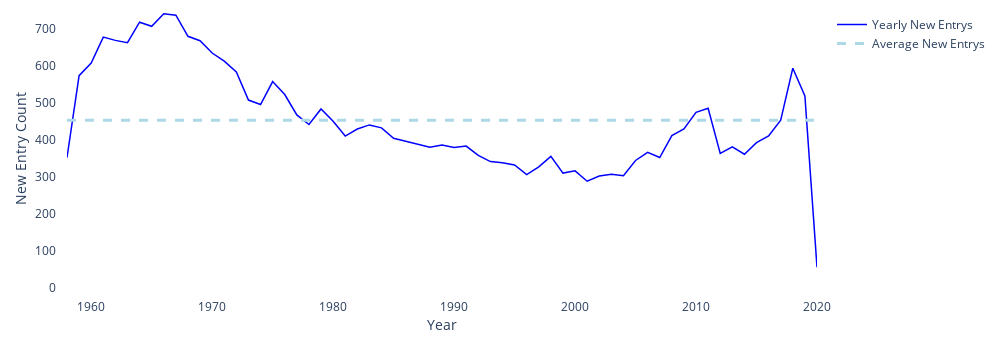

The notebook cell this image was saved under:
### Markdown cell above
## Part II: The 'New's in Chart

### Code cell
news_all = (trend_df.loc[:, :] == 'New').sum()
news_all.index = [d[:4] for d in news_all.index]
news_all = news_all.groupby(level = 0).sum()
fig = go.Figure()
fig.add_trace(go.Scatter(x=news_all.index,
                         y=news_all,
                         line=dict(color='blue', width=1.5),
                         name='Yearly New Entrys'))
fig.add_trace(go.Scatter(x=news_all.index,
                         y=[round(news_all.mean(), 2)]*len(news_all),
                         line=dict(color='lightblue', width=3, dash='dash'),
                         name='Average New Entrys'))
fig.update_layout(width=1000, 
                  height=350, 
                  plot_bgcolor='rgb(255,255,255)',
                  xaxis_title="Year",
                  yaxis_title="New Entry Count",
                  margin={'l':10, 'r':10, 'b':10, 't':10, 'pad':10})
fig.update_yaxes(range=[0, 750])
fig.show()
fig.write_html("visuals/new_songs_yearly.html")

### Figure 1 — Plotly figure (JSON) as saved in the notebook; plotly's stock layout.template omitted (floating-point values rounded to 4 significant figures)
{"data": [{"line": {"color": "blue", "width": 1.5}, "name": "Yearly New Entrys", "type": "scatter", "x": ["1958", "1959", "1960", "1961", "1962", "1963", "1964", "1965", "1966", "1967", "1968", "1969", "1970", "1971", "1972", "1973", "1974", "1975", "1976", "1977", "1978", "1979", "1980", "1981", "1982", "1983", "1984", "1985", "1986", "1987", "1988", "1989", "1990", "1991", "1992", "1993", "1994", "1995", "1996", "1997", "1998", "1999", "2000", "2001", "2002", "2003", "2004", "2005", "2006", "2007", "2008", "2009", "2010", "2011", "2012", "2013", "2014", "2015", "2016", "2017", "2018", "2019", "2020"], "y": [352, 573, 607, 677, 668, 662, 717, 706, 740, 736, 679, 667, 634, 612, 583, 507, 495, 557, 522, 467, 441, 483, 450, 410, 429, 440, 432, 404, 396, 388, 380, 386, 379, 383, 358, 341, 338, 332, 306, 327, 355, 310, 316, 288, 302, 307, 303, 344, 366, 352, 411, 429, 474, 485, 363, 381, 361, 392, 410, 453, 593, 518, 56]}, {"line": {"color": "lightblue", "dash": "dash", "width": 3}, "name": "Average New Entrys", "type": "scatter", "x": ["1958", "1959", "1960", "1961", "1962", "1963", "1964", "1965", "1966", "1967", "1968", "1969", "1970", "1971", "1972", "1973", "1974", "1975", "1976", "1977", "1978", "1979", "1980", "1981", "1982", "1983", "1984", "1985", "1986", "1987", "1988", "1989", "1990", "1991", "1992", "1993", "1994", "1995", "1996", "1997", "1998", "1999", "2000", "2001", "2002", "2003", "2004", "2005", "2006", "2007", "2008", "2009", "2010", "2011", "2012", "2013", "2014", "2015", "2016", "2017", "2018", "2019", "2020"], "y": [452.9, 452.9, 452.9, 452.9, 452.9, 452.9, 452.9, 452.9, 452.9, 452.9, 452.9, 452.9, 452.9, 452.9, 452.9, 452.9, 452.9, 452.9, 452.9, 452.9, 452.9, 452.9, 452.9, 452.9, 452.9, 452.9, 452.9, 452.9, 452.9, 452.9, 452.9, 452.9, 452.9, 452.9, 452.9, 452.9, 452.9, 452.9, 452.9, 452.9, 452.9, 452.9, 452.9, 452.9, 452.9, 452.9, 452.9, 452.9, 452.9, 452.9, 452.9, 452.9, 452.9, 452.9, 452.9, 452.9, 452.9, 452.9, 452.9, 452.9, 452.9, 452.9, 452.9]}], "layout": {"height": 350, "hovermode": "x", "margin": {"b": 10, "l": 10, "pad": 10, "r": 10, "t": 10}, "plot_bgcolor": "rgb(255,255,255)", "width": 1000, "xaxis": {"autorange": true, "range": [1958, 2020], "title": {"text": "Year"}, "type": "linear"}, "yaxis": {"range": [0, 750], "title": {"text": "New Entry Count"}, "type": "linear"}}}
